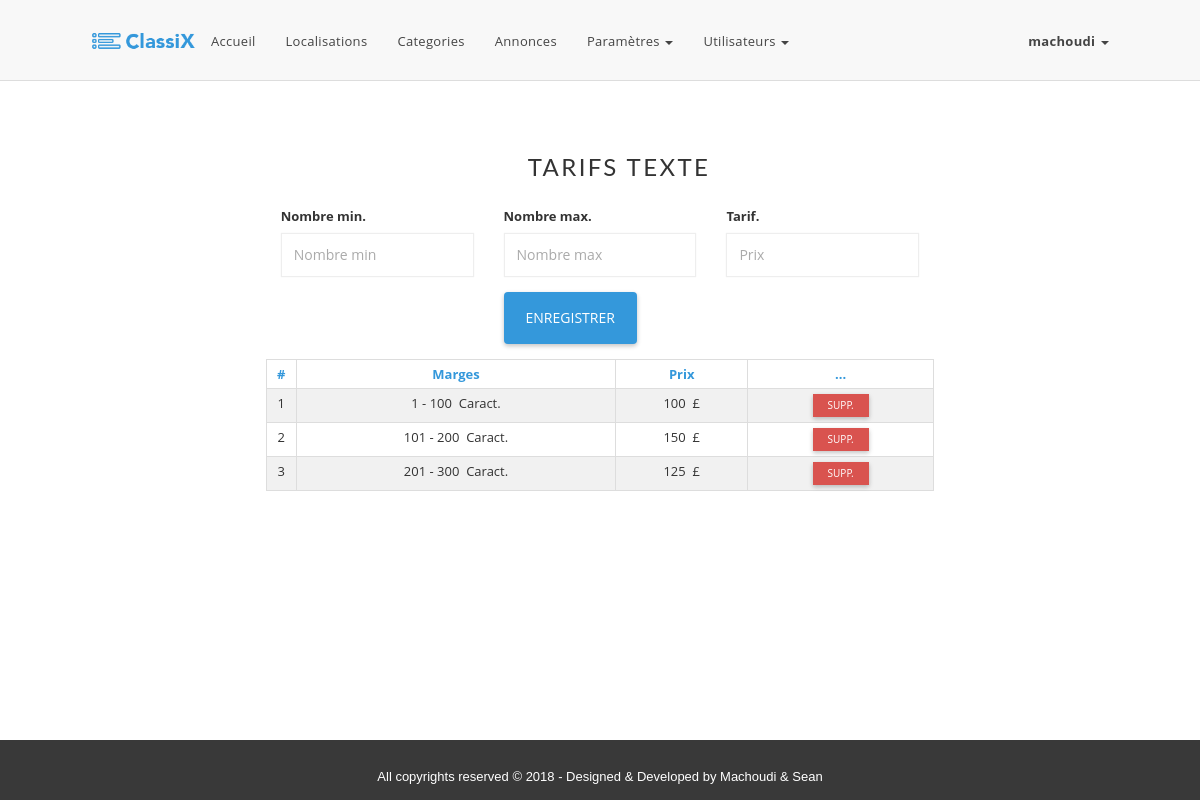
Before: /admin/adm_settings_prices.php?cat=texte (signed in) with the older database file.
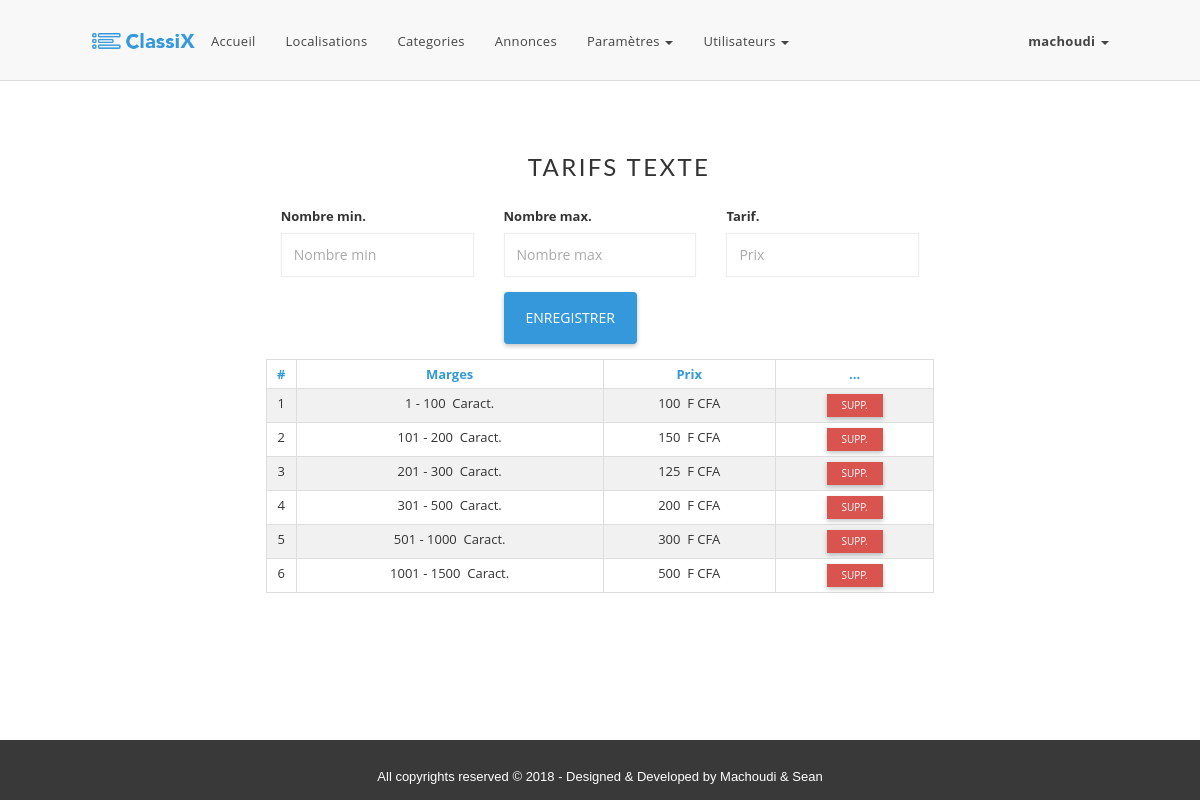
After: the same page with the newer database file.
### tables this page shows
CREATE TABLE `settings_prices` (
  `idprice` int(11) NOT NULL AUTO_INCREMENT,
  `category` enum('texte','duree','image') NOT NULL,
  `min_value` int(11) NOT NULL,
  `max_value` int(11) NOT NULL,
  `price` int(11) NOT NULL,
  PRIMARY KEY (`idprice`)
);

CREATE TABLE `settings` (
  `country_code` char(4) NOT NULL,
  `country_name` varchar(100) NOT NULL,
  `phone_indicator` char(4) NOT NULL,
  `currency` char(20) NOT NULL,
  `short_currency` char(5) NOT NULL,
  PRIMARY KEY (`country_code`),
  UNIQUE KEY `settings_country_code_uindex` (`country_code`),
  UNIQUE KEY `settings_country_name_uindex` (`country_name`),
  UNIQUE KEY `settings_phone_indicator_uindex` (`phone_indicator`),
  UNIQUE KEY `settings_currency_uindex` (`currency`),
  UNIQUE KEY `settings_short_currency_uindex` (`short_currency`)
);

### classes/Crud.php (called while the page is built, shortened)
<?php
class Crud {
  private $_host = "localhost";
  private $_username = "advertize";
  private $_password = "*c218*";
  private $_database = "advertize";
  protected $connection;
  public function __construct() {
    if( !isset($this->connection) ) {
      $this->connection = new mysqli($this->_host, $this->_username,
      $this->_password, $this->_database);
    }
    return $this->connection;
  }
  public function getData($query) {
    $result = $this->connection->query($query);
    if($result === false) {
        return $this->connection->error;
    }else{
        if( $result->num_rows == 0 ) {
            return 0;
        }else {
            $rows = array();
            while ($row = $result->fetch_assoc()) {   $rows[] = $row; }
            return $rows;
        }
    }
  }
}

### classes/Settingprices.php (called while the page is built, shortened)
<?php
require_once 'Crud.php';
class Settingprices extends Crud {
    public $category;
    private $table;
    public function __construct() {
        $this->table = TBL_Settings_Prices;
    }
    public function getCategory()
    {
        return $this->category;
    }
    public function setCategory($category)
    {
        $this->category = $category;
    }
    public function getPricesPerCategory(){
        return $this->getData("SELECT * FROM ".$this->table
        ." WHERE category='".$this->getCategory()."'");
    }
}

### classes/Settings.php (called while the page is built, shortened)
<?php
require_once 'Crud.php';
class Settings extends Crud {
    public function getsettings(){
        return $this->getData("SELECT * FROM ".TBL_Settings);
    }
}

### admin/adm_settings_prices.php (the view, shortened to what this page needs)
<?php
require_once '_inc_header.php';
require_once '../classes/Settings.php';
$settings = new Settings();
$getSetting = $settings->getsettings();
require_once '../classes/Settingprices.php';
$categoriesLabel = array(
    "texte" => "Caract.",
    "duree" => "Jour(s)",
    "image" => "Image(s)"
);
if( isset($_GET['cat']) && !empty($_GET['cat'])){
    $settingprice = new Settingprices();
    $settingprice->setCategory($_GET['cat']);
    $settingpricelist = $settingprice->getPricesPerCategory();
}
?>
    <section id="content">
        <div class="container">
            <div class="row">
                <div class="col-sm-12 col-md-8 col-md-offset-5">
                    <h3 class="section-title">TARIFS <?php echo $_GET['cat'] ?></h3>
                </div>
                <div class="col-sm-12 col-md-8 col-md-offset-2">
                    <form role="form" class="login-form" method="post"
                          action="<?php echo $_SERVER['PHP_SELF']; ?>?cat=<?php echo $_GET['cat'] ?>">
                        <div class="form-group col-sm-12 col-md-4">
                            <label for="min_value">Nombre min.</label>
                            <input type="text" class="form-control" id="min_value"
                                   placeholder="Nombre min" autofocus
                                   value="<?php echo $_POST['min_value']; ?>"
                                   name="min_value">
                        </div>
                        <div class="form-group col-sm-12 col-md-4">
                            <label for="max_value">Nombre max.</label>
                            <input type="text" class="form-control" id="max_value"
                                   placeholder="Nombre max"
                                   value="<?php echo $_POST['max_value']; ?>"
                                   name="max_value">
                        </div>
                        <div class="form-group col-sm-12 col-md-4">
                            <label for="price">Tarif.</label>
                            <input type="text" class="form-control" id="price"
                                   placeholder="Prix"
                                   value="<?php echo $_POST['price']; ?>"
                                   name="price">
                        </div>
                        <div class="form-group col-sm-12 col-md-6 col-md-offset-4">
                            <button type="submit" class="btn btn-primary"
                                    name="submit_setting" value="ok">Enregistrer</button>
                        </div>
                    </form>
                </div>
                <div class="col-sm-12 col-lg-8 col-lg-offset-2">
                    <table class="table table-hover table-condensed table-striped table-bordered">
                        <thead>
                        <th width="30" class="center">#</th>
                        <th class="center">Marges</th>
                        <th class="center">Prix</th>
                        <th class="center">...</th>
                        </thead>
                        <tbody>
                        <?php for($i=0; $i<sizeof($settingpricelist); $i++): ?>
                        <tr>
                            <td class="center"><?php echo $i+1; ?></td>
                            <td class="center">
                                <?php echo $settingpricelist[$i]['min_value']; ?> -
                                <?php echo $settingpricelist[$i]['max_value']; ?>
                                &nbsp;<?php echo $categoriesLabel[$_GET['cat']]; ?>
                            </td>
                            <td class="center">
                                <?php echo $settingpricelist[$i]['price']; ?>
                                &nbsp;<?php echo $getSetting[0]['short_currency']; ?>
                            </td>
                            <td class="center">
                                <a href="<?php echo $_SERVER['PHP_SELF']; ?>?action=delete&id=<?php echo $settingpricelist[$i]['idprice']; ?>"
                                   class="btn btn-xs btn-danger">Supp.</a>
                            </td>
                        </tr>
                        <?php endfor; ?>
                        </tbody>
                    </table>
                </div>
            </div>
        </div>
    </section>
<?php require_once '../_inc/_inc_footer.php'; ?>

### _inc/_inc_header.php (shortened to what this page needs)
<!DOCTYPE html>
<html lang="fr">
  <head>
    <link rel="stylesheet" href="<?php $library->baseurl(); ?>assets/bootstrap.min.css" type="text/css">
    <link rel="stylesheet" href="<?php $library->baseurl(); ?>assets/jasny-bootstrap.min.css" type="text/css">
    <link rel="stylesheet" href="<?php $library->baseurl(); ?>assets/jasny-bootstrap.min.css" type="text/css">
    <link rel="stylesheet" href="<?php $library->baseurl(); ?>assets/material-kit.css" type="text/css">
    <link rel="stylesheet" href="<?php $library->baseurl(); ?>assets/font-awesome.min.css" type="text/css">
    <link rel="stylesheet" href="<?php $library->baseurl(); ?>assets/line-icons.css" type="text/css">
    <link rel="stylesheet" href="<?php $library->baseurl(); ?>assets/main.css" type="text/css">
    <link rel="stylesheet" href="<?php $library->baseurl(); ?>assets/animate.css" type="text/css">
    <link rel="stylesheet" href="<?php $library->baseurl(); ?>assets/owl.carousel.css" type="text/css">
    <link rel="stylesheet" href="<?php $library->baseurl(); ?>assets/owl.theme.css" type="text/css">
    <link rel="stylesheet" href="<?php $library->baseurl(); ?>assets/settings.css" type="text/css">
    <link rel="stylesheet" href="<?php $library->baseurl(); ?>assets/responsive.css" type="text/css">
    <link rel="stylesheet" href="<?php $library->baseurl(); ?>assets/bootstrap-select.min.css" type="text/css">
</head>

### lib/Functions.php (shortened to what this page needs)
<?php
class Functions {
    protected $server_host;
    public function __construct(){
        $this->server_host = 'http://'.$_SERVER['SERVER_NAME'].'/classix/';
    }
    public function baseurl(){
        echo $this->server_host;
    }
}

### admin/_inc_header.php (shortened to what this page needs)
<?php
require_once '../lib/Functions.php';
require_once "../_inc/_inc_header.php";
?>
<body>
<div class="header" style="margin-bottom: 100px;">
    <nav class="navbar navbar-default main-navigation navbar-fixed-top"
         role="navigation">
        <div class="container">
            <div class="navbar-header">
                <a class="navbar-brand logo" href="./"><img src="assets/logo.png" alt=""></a>
            </div>
            <div class="collapse navbar-collapse" id="navbar">
                <ul class="nav navbar-nav navbar-left">
                    <li><a href="./">Accueil</a></li>
                    <li><a href="adm_regions.php">Localisations</a></li>
                    <li><a href="adm_categories.php">Categories</a></li>
                    <li><a href="adm_ads.php">Annonces</a></li>
                    <li>
                        <a href data-toggle="dropdown"
                           aria-haspopup="true" aria-expanded="false">Paramètres
                            <span class="caret"></span>
                        </a>
                    </li>
                    <li>
                        <a href class="dropdown-toggle" data-toggle="dropdown"
                           aria-haspopup="true" aria-expanded="false">Utilisateurs
                            <span class="caret"></span>
                        </a>
                    </li>
                </ul>
                <ul class="nav navbar-nav navbar-right">
                    <li>
                        <a href="#" class="dropdown-toggle" data-toggle="dropdown"
                           aria-haspopup="true" aria-expanded="false">
                            <strong>
                            <?php echo $_SESSION['user']['pseudo']; ?>
                            </strong>
                            <span class="caret"></span>
                        </a>
                    </li>
                </ul>
            </div>
        </div>
    </nav>
</div>

### _inc/_inc_footer.php (shortened to what this page needs)
<footer class="footer">
  <div id="copyright">
    <div class="container">
      <div class="row">
        <div class="col-md-12">
          <div class="site-info center">
            <p>All copyrights reserved © 2018 - Designed &amp; Developed by
                <a href="<?php echo $_SERVER['PHP_SELF']; ?>"
                rel="nofollow">Machoudi & Sean</a>
            </p>
          </div>
        </div>
      </div>
    </div>
  </div>
</footer>
</body>
</html>

### assets/material-kit.css (style rules this page uses)
body,h1,h2,h3,h4,h5,h6,.h1,.h2,.h3,.h4 { font-family:open sans,sans-serif;font-weight:400 }
.animation-transition-fast,.navbar { -webkit-transition:all 150ms ease 0s;-moz-transition:all 150ms ease 0s;-o-transition:all 150ms ease 0s;-ms-transition:all 150ms ease 0s;transition:all 150ms ease 0s }
.btn.btn-xs,.btn-group-xs .btn,.input-group-btn .btn.btn-xs,.btn-group-xs .input-group-btn .btn { padding:4px 15px;font-size:10px }
.form-group { position:relative }
.navbar { border:0 }
.navbar .navbar-collapse,.navbar .navbar-form { border-top:0;box-shadow:none }
.navbar-fixed-top { border-radius:0 }
h3,.h3 { font-size:1.825em;line-height:1.4em;margin:20px 0 10px }
* { -webkit-tap-highlight-color:transparent;-webkit-tap-highlight-color:transparent }

### assets/main.css (style rules this page uses)
body { font-weight:400;font-size:13px;line-height:24px;overflow-x:hidden }
h1,h2,h3,h4,h5,h6 { margin-top:0;margin-bottom:0;font-family:lato,sans-serif;font-weight:700 }
h3 { font-size:1.6em;line-height:1.4em }
p { font-size:13px;font-family:montserrat,sans-serif;margin:0;line-height:24px;font-weight:400 }
a { color:#444;-webkit-transition:all .3s linear;-moz-transition:all .3s linear;-ms-transition:all .3s linear;-o-transition:all .3s linear;transition:all .3s linear }
img { max-width:100% }
ul { margin:0;padding:0 }
ul li { list-style:none;margin:0 }
.center { text-align:center }
.btn { padding:16px 22px;color:#fff;border-radius:4px;position:relative;-webkit-transition:all .3s linear;-moz-transition:all .3s linear;-ms-transition:all .3s linear;-o-transition:all .3s linear;transition:all .3s linear;box-shadow:0 2px 4px 0 rgba(0,0,0,.1),0 2px 5px 0 rgba(0,0,0,.15);border:0;text-transform:uppercase }
.btn-common,.btn-primary { background:#3498db }
.btn-xs { border-radius:0;font-size:12px;line-height:1.5;padding:1px 5px }
.section-title { font-size:24px;letter-spacing:.1em;padding:20px 0;text-transform:uppercase;font-weight:400 }
#content { padding:80px 0 }
.navbar>.container .navbar-brand,.navbar>.container-fluid .navbar-brand { padding:0 0 0 15px;width:120px }
.nav>li { position:relative;display:block }
.navbar-default { margin-bottom:0;border:0;border-radius:0;border-bottom:1px solid #ddd }
.navbar-header { position:relative;padding:15px 0;margin:0!important }
.main-navigation .navbar-nav { margin-top:20px;position:relative;-webkit-transition:all .2s linear;-moz-transition:all .2s linear;-o-transition:all .2s linear;transition:all .2s linear }
.main-navigation .navbar-nav>li a { color:#444;line-height:normal;border-radius:4px;padding:12px 15px;font-size:13px;outline:0;letter-spacing:.3px;-moz-transition:color .3s linear;-webkit-transition:color .3s linear;-o-transition:color .3s linear;transition:color .3s linear }
#copyright { background-color:#393939;padding:20px 0 10px;color:#fff }
#copyright p { line-height:34px }
#copyright p a { color:#fff }
.table>thead>tr>th { border-bottom:0;color:#3498db }
.table>thead>tr>th:nth-of-type(3n+1) { text-align:center }
.table-striped>tbody>tr:nth-of-type(2n+1) { background:#f1f1f1!important }
#content { padding:30px }
.form-control { background-color:#fff;border:1px solid #eee;border-radius:0;box-shadow:0 0 1px rgba(0,0,0,.075);color:#444;display:block;height:44px;padding:10px 12px;width:100% }

### _inc/_inc_header.php (style rules this page uses)
html { position: relative; min-height: 100%; }
body { margin-bottom: 60px; }
.footer { position: absolute; bottom: 0; width: 100%; height: 60px; }
@media (min-width: 992px) { .container { max-width: 1048px; } }
@media screen and (min-width: 992px) { .header, .marketing, .footer { padding-right: 0; padding-left: 0; } }
@media screen and (min-width: 992px) { .header { margin-bottom: 30px; } }

Changed rows visible on the page:
changed settings: short_currency "£" → "F CFA"
added settings_prices: min_value "301", max_value "500", price "200", $getSetting[0]['short_currency'] "F CFA"
added settings_prices: min_value "501", max_value "1000", price "300", $getSetting[0]['short_currency'] "F CFA"
added settings_prices: min_value "1001", max_value "1500", price "500", $getSetting[0]['short_currency'] "F CFA"
